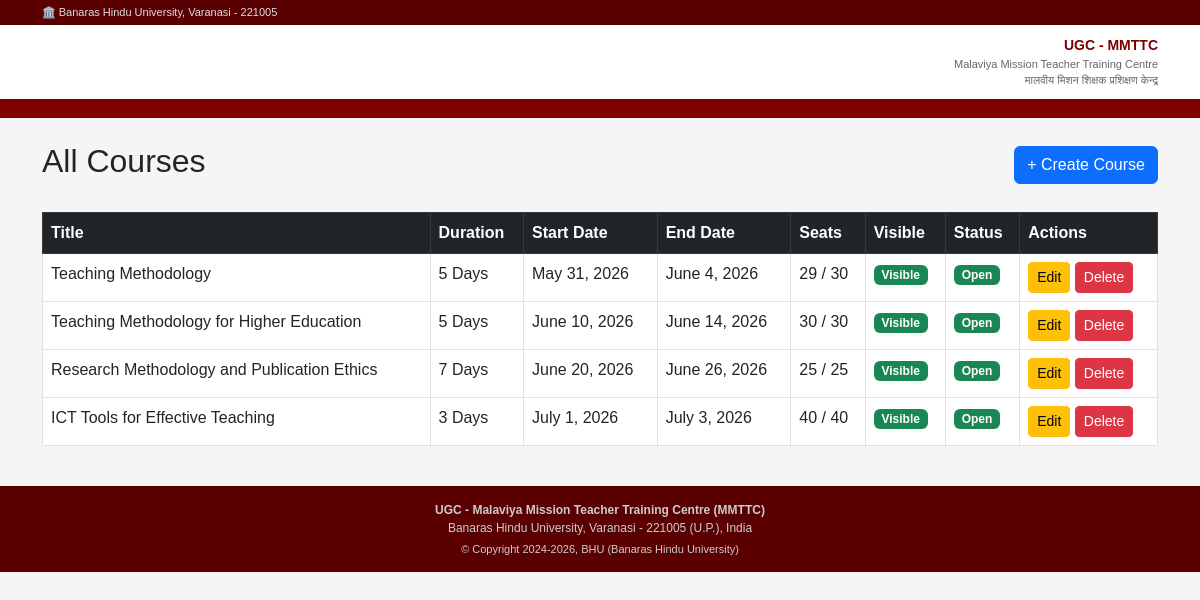
Page /courses/ on the committed database.
### courses/models.py (models this page shows, shortened)
class Course(models.Model):
    title = models.CharField(max_length=255)
    description = models.TextField()
    eligibility = models.TextField()
    duration = models.CharField(max_length=100)
    start_date = models.DateField()
    end_date = models.DateField()
    total_seats = models.IntegerField()
    seats_filled = models.IntegerField(default=0)
    is_visible = models.BooleanField(default=True)
    is_closed = models.BooleanField(default=False)
    created_by = models.ForeignKey(CustomUser, on_delete=models.SET_NULL, null=True)
    created_at = models.DateTimeField(auto_now_add=True)
    def seats_available(self):
        return self.total_seats - self.seats_filled

### courses/views.py (the view)
# urls.py: path('', views.course_list, name='course_list'),
def course_list(request):
    courses = Course.objects.all()
    return render(request, 'courses/course_list.html', {'courses': courses})

### templates/courses/course_list.html
{% extends 'base.html' %}
{% block content %}
<div class="container mt-4">
    <div class="d-flex justify-content-between align-items-center mb-4">
        <h2>All Courses</h2>
        <a href="{% url 'course_create' %}" class="btn btn-primary">+ Create Course</a>
    </div>
    {% if courses %}
    <table class="table table-bordered table-hover">
        <thead class="table-dark">
            <tr>
                <th>Title</th>
                <th>Duration</th>
                <th>Start Date</th>
                <th>End Date</th>
                <th>Seats</th>
                <th>Visible</th>
                <th>Status</th>
                <th>Actions</th>
            </tr>
        </thead>
        <tbody>
            {% for course in courses %}
            <tr>
                <td>{{ course.title }}</td>
                <td>{{ course.duration }}</td>
                <td>{{ course.start_date }}</td>
                <td>{{ course.end_date }}</td>
                <td>{{ course.seats_available }} / {{ course.total_seats }}</td>
                <td>
                    <a href="{% url 'course_toggle_visibility' course.pk %}">
                        {% if course.is_visible %}
                            <span class="badge bg-success">Visible</span>
                        {% else %}
                            <span class="badge bg-secondary">Hidden</span>
                        {% endif %}
                    </a>
                </td>
                <td>
                    <a href="{% url 'course_toggle_closed' course.pk %}">
                        {% if course.is_closed %}
                            <span class="badge bg-danger">Closed</span>
                        {% else %}
                            <span class="badge bg-success">Open</span>
                        {% endif %}
                    </a>
                </td>
                <td>
                    <a href="{% url 'course_edit' course.pk %}" class="btn btn-sm btn-warning">Edit</a>
                    <a href="{% url 'course_delete' course.pk %}" class="btn btn-sm btn-danger">Delete</a>
                </td>
            </tr>
            {% endfor %}
        </tbody>
    </table>
    {% else %}
        <p>No courses yet. <a href="{% url 'course_create' %}">Create one!</a></p>
    {% endif %}
</div>
{% endblock %}

### templates/base.html (style rules this page uses)
:root { --bhu-maroon: #800000; --bhu-dark: #5a0000; --bhu-light: #f9f3f3; --bhu-gold: #c8a951; }
body { background-color: #f5f5f5; font-family: Arial, sans-serif; }
.table thead { background-color: var(--bhu-maroon); color: white; }

### rows in the picture
Course: title "Teaching Methodology", duration "5 Days", start_date "May 31, 2026", end_date "June 4, 2026", seats_available "29", total_seats "30", is_visible "Visible", is_closed "Open"
Course: title "Teaching Methodology for Higher Education", duration "5 Days", start_date "June 10, 2026", end_date "June 14, 2026", seats_available "30", total_seats "30", is_visible "Visible", is_closed "Open"
Course: title "Research Methodology and Publication Ethics", duration "7 Days", start_date "June 20, 2026", end_date "June 26, 2026", seats_available "25", total_seats "25", is_visible "Visible", is_closed "Open"
Course: title "ICT Tools for Effective Teaching", duration "3 Days", start_date "July 1, 2026", end_date "July 3, 2026", seats_available "40", total_seats "40", is_visible "Visible", is_closed "Open"
